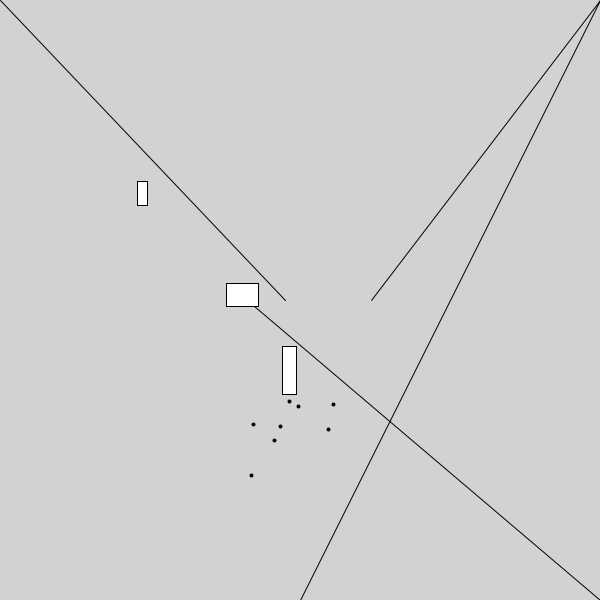
Frame 1 (no input)
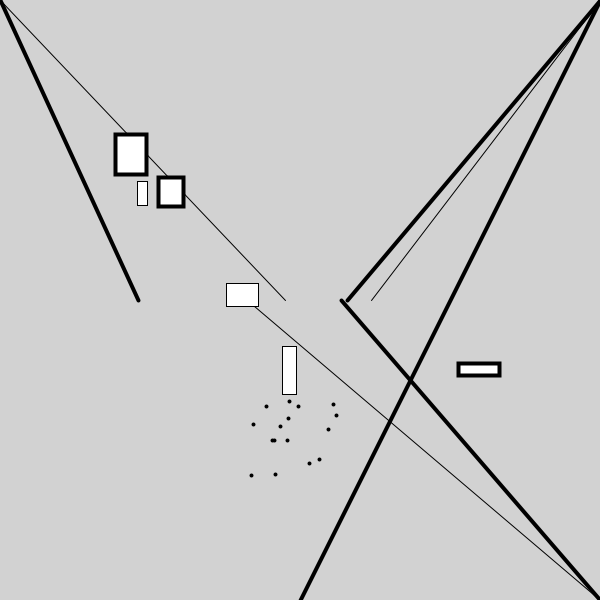
Frame 2 (the mouse pressed at the canvas centre, redrawn once)

The Processing sketch that drew these frames (run headless with seeded random() and noise(); the mouse was pressed at the canvas centre and the sketch redrawn once):

// Processing sketch: sketch_00_kinder
// ── sketch_00_kinder.pde
color y = color (255, 255, 0);
color v = color (0, 255, 255);
color c = color (255, 0, 255);

void setup() {
  size(600, 600);
  smooth();
  background(210);
  noLoop();
}

void draw() {
  //  for (int i=0; i<10; i++) {
  //    strokeWeight(4);
  //    stroke(40);
  //    point(random(200, 400), random(200, 400));
  //    rectMode(CENTER);
  //    stroke(210);
  //    fill(210);
  //    ellipse(300, 300, 50, 50);
  //  }
  line(600*(int)random(2), 0, 300, 600);
  line(0, 600*(int)random(2), random(300), 300);
  line(width, height, random(200, 400), 300);
  line(width, 0, random(200, 400), 300);
  //line(300,300, 600, 0);
  //line(300,300, 300, 0);
  for (int i=0; i<3; i++) {
    //ellipse(random(250, 350), random(100, 500), 50, 50);
    rect(random(100, 500), random(100, 500), random(10, 50), random(10, 50));
    // line(0, 300, 250, random(100,500));
    // line(600, 300, 350, random(100,500));
  }
  for(int i = 0; i < 8; i++){
    
    strokeWeight(4);
    point(random(250, 350), random(400, 500));
  }
}
